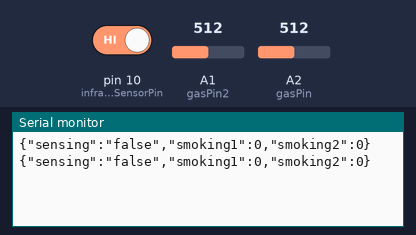
Recording of a sketch running on a simulated Arduino Uno, built with avr-gcc and run on an emulated ATmega328P. Parts: the last lines printed to the serial monitor. The inputs (shaded band) are chosen by the test bench; at power-on: pin 10 (infraredSensorPin) HIGH, A1 (gasPin2) = 512, A2 (gasPin) = 512.

Above: at 1.8 s.
1.9 s: pin 10 (infraredSensorPin) driven LOW
At 2.6 s:
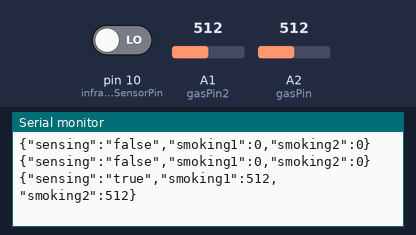
4.5 s: A1 (gasPin2) set to 716
At 5.8 s:
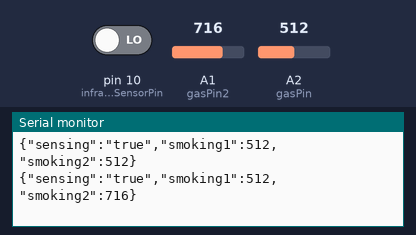
6.0 s: A2 (gasPin) set to 716
At 6.8 s:
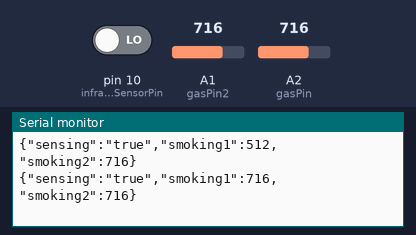
7.5 s: A1 (gasPin2) set to 900
At 8.8 s:
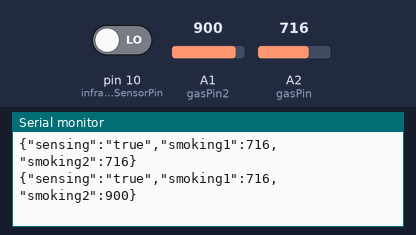
9.0 s: A2 (gasPin) set to 900
At 9.7 s:
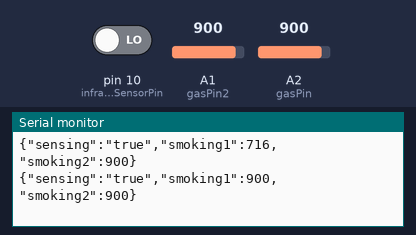
Timing chart, 0 to 11.5 s (numbered marks = the images above; inputs shaded):
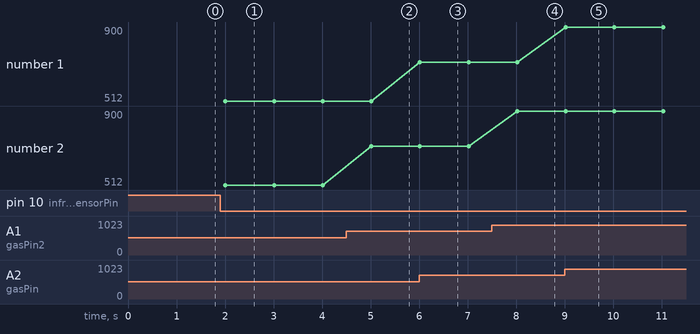

The sketch:

SENSOR.ino
```cpp
#include <ArduinoJson.h>

const int gasPin = A2;
const int gasPin2 = A1;
const int infraredSensorPin = 10;
int count = 0;
StaticJsonBuffer<300> jsonBuffer;
JsonObject& root = jsonBuffer.createObject();

void setup() {
  Serial.begin(9600);
  while (!Serial) {
  }
  pinMode(infraredSensorPin, INPUT);
}

// the loop routine runs over and over again forever:
void loop() {
 int smoking = analogRead(A2);
 int smoking2 = analogRead(A1);
// Serial.print(" / ");
 if( digitalRead(infraredSensorPin) == LOW ){
   root["sensing"] = "true";
   root["smoking1"] = smoking;
   root["smoking2"] = smoking2;
   root.printTo(Serial);
   Serial.println();
   if( smoking > 100 || smoking2 > 100) {
     count++;
//     Serial.println("Smoking");

     if( count == 10 ) {
//       Serial.println("Real Smoking");
     }
   } else {
//     Serial.println("No Smoking");
   }
 } else {
   count = 0;
   root["sensing"] = "false";
   root["smoking1"] = 0;
   root["smoking2"] = 0;
   root.printTo(Serial);
   Serial.println();
 }

 delay(1000);

}
```

Measured:
- after the input at 1.9 s, the serial monitor: prints a new line after 0.11 s (image 1)
- after the input at 4.5 s, the serial monitor: prints a new line after 0.51 s (image 2)
- after the input at 6.0 s, the serial monitor: prints a new line at once (image 3)
- after the input at 7.5 s, the serial monitor: prints a new line after 0.52 s (image 4)
- after the input at 9.0 s, the serial monitor: prints a new line at once (image 5)
- plotted number 2: 512 → 716 after the input at 4.5 s, 716 → 900 after the input at 7.5 s
